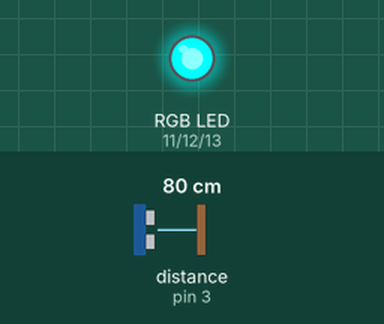
The sketch below on a simulated Arduino Uno, built with avr-gcc and run on an emulated ATmega328P. On the bench: an RGB LED mixed from three pins (HIGH = lit). Wiring (inferred from the names in the program): ultrasonic range finder: trigger pin 2; echo pin 3. The test bench sets the inputs (shaded band); at power-on: distance to the obstacle (sensor on pin 3) 80 cm. The echo pulse lasts 58.3 µs per cm; pins used as bus, display or sensor lines are not drawn; what the sketch prints to the serial monitor is not drawn.

Above: at 0.5 s.
At 1.5 s:
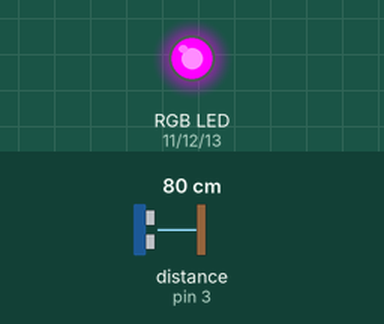
At 3.0 s:
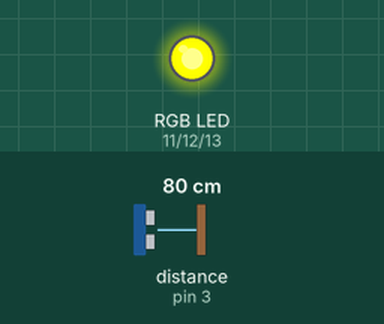
Timing chart, 0 to 5.2 s (numbered marks = the images above):
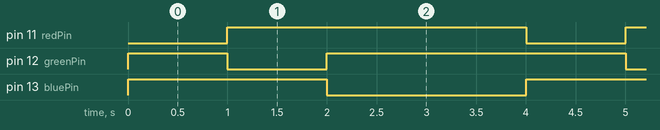

The sketch:

hcsr04_rgbLED_OLED_distanceChecker_working.ino
```cpp
// Sketch with ping sensor, RGB LED and an OLED screen.
// Ping is just telling us how far it senses something
// LED is just changing colors based on distance...Red, Yellow and Green.
// I plan to add OLED for basic deguggin on all projects.


// Pins used for HC-SR04 sensor
const int trigPin = 2;
const int echoPin = 3;
// Setting up float variables for measuring ping signal
float duration, distance_inch, distance_cm;

// Pins used for LED. LED is common-cathode, so we set that setting below.
const int redPin = 11;
const int greenPin = 12;
const int bluePin = 13;
#define COMMON_ANODE;

void setup() {
  // put your setup code here, to run once:


  // Set all LED pins to output
  pinMode(redPin, OUTPUT);
  pinMode(greenPin, OUTPUT);
  pinMode(bluePin, OUTPUT);
  // Set sensor pins to Out for Trig and In for Echo
  pinMode(trigPin, OUTPUT);
  pinMode(echoPin, INPUT);
  //Set up serial output
  Serial.begin(115200);
}

void loop() {
  // put your main code here, to run repeatedly:

  // Integrate this into the distance calculation
  setColor(255, 0, 0);  // red
  delay(1000);
  setColor(0, 255, 0);  // green
  delay(1000);
  setColor(0, 0, 255);  // blue
  delay(1000);

  // Send and check for returning signal
  digitalWrite(trigPin, LOW);
  delayMicroseconds(2);
  digitalWrite(trigPin, HIGH);
  delayMicroseconds(10);
  digitalWrite(trigPin, LOW);
  //Uses Pulse
  duration = pulseIn(echoPin, HIGH);
  // Do claculations in centimeters and inches; print
  distance_cm = (duration * .0343) / 2;
  distance_inch = distance_cm * 0.3937;
  Serial.print("\nDistance in Centimeters: ");
  Serial.println(distance_cm);
  Serial.print("Distance in Inches: ");
  Serial.println(distance_inch);
  delay(1000);
}

void setColor(int red, int green, int blue) {
  // Special function to help change RGB values to work with common-anode LED
#ifdef COMMON_ANODE
  red = 255 - red;
  green = 255 - green;
  blue = 255 - blue;
#endif
  analogWrite(redPin, red);
  analogWrite(greenPin, green);
  analogWrite(bluePin, blue);
}
```

Measured:
- by itself, pin 11 (redPin): alternates HIGH for 3.0 s and LOW for 1.0 s
- by itself, pin 12 (greenPin): repeats every 4.0 s: LOW 1.0 s, HIGH 3.0 s
- by itself, pin 13 (bluePin): alternates HIGH for 2.0 s and LOW for 2.0 s
